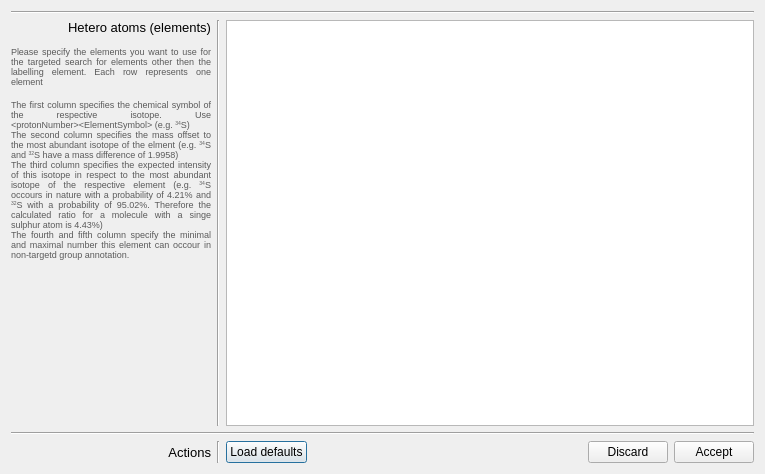
<?xml version="1.0" encoding="UTF-8"?>
<ui version="4.0">
 <class>Dialog</class>
 <widget class="QDialog" name="Dialog">
  <property name="geometry">
   <rect>
    <x>0</x>
    <y>0</y>
    <width>765</width>
    <height>474</height>
   </rect>
  </property>
  <property name="windowTitle">
   <string>Relationship configuration</string>
  </property>
  <property name="styleSheet">
   <string notr="true"/>
  </property>
  <layout class="QGridLayout" name="gridLayout">
   <item row="0" column="0">
    <layout class="QGridLayout" name="gridLayout_4">
     <item row="2" column="0">
      <layout class="QVBoxLayout" name="verticalLayout_2">
       <item>
        <widget class="QLabel" name="label_2">
         <property name="styleSheet">
          <string notr="true">font: 10pt;</string>
         </property>
         <property name="text">
          <string>Hetero atoms (elements)</string>
         </property>
         <property name="alignment">
          <set>Qt::AlignRight|Qt::AlignTrailing|Qt::AlignVCenter</set>
         </property>
        </widget>
       </item>
       <item>
        <spacer name="verticalSpacer_5">
         <property name="orientation">
          <enum>Qt::Vertical</enum>
         </property>
         <property name="sizeType">
          <enum>QSizePolicy::Fixed</enum>
         </property>
         <property name="sizeHint" stdset="0">
          <size>
           <width>0</width>
           <height>5</height>
          </size>
         </property>
        </spacer>
       </item>
       <item>
        <widget class="QLabel" name="help_2">
         <property name="sizePolicy">
          <sizepolicy hsizetype="Minimum" vsizetype="Minimum">
           <horstretch>0</horstretch>
           <verstretch>0</verstretch>
          </sizepolicy>
         </property>
         <property name="maximumSize">
          <size>
           <width>200</width>
           <height>16777215</height>
          </size>
         </property>
         <property name="styleSheet">
          <string notr="true">color: rgb(90, 90, 90);
font: 7pt;</string>
         </property>
         <property name="text">
          <string>&lt;html&gt;&lt;head/&gt;&lt;body&gt;&lt;p&gt;Please specify the elements you want to use for the targeted search for elements other then the labelling element. Each row represents one element&lt;/p&gt;&lt;p&gt;The first column specifies the chemical symbol of the respective isotope. Use &amp;lt;protonNumber&amp;gt;&amp;lt;ElementSymbol&amp;gt; (e.g. &lt;sup&gt;34&lt;/sup&gt;S)&lt;br/&gt;The second column specifies the mass offset to the most abundant isotope of the elment (e.g.  &lt;sup&gt;34&lt;/sup&gt;S and  &lt;sup&gt;32&lt;/sup&gt;S have a mass difference of 1.9958)&lt;br/&gt;The third column specifies the expected intensity of this isotope in respect to the most abundant isotope of the respective element (e.g.  &lt;sup&gt;34&lt;/sup&gt;S occours in nature with a probability of 4.21% and  &lt;sup&gt;32&lt;/sup&gt;S with a probability of 95.02%. Therefore the calculated ratio for a molecule with a singe sulphur atom is 4.43%)&lt;br/&gt;The fourth and fifth column specify the minimal and maximal number this element can occour in non-targetd group annotation. &lt;/p&gt;&lt;/body&gt;&lt;/html&gt;</string>
         </property>
         <property name="alignment">
          <set>Qt::AlignJustify|Qt::AlignVCenter</set>
         </property>
         <property name="wordWrap">
          <bool>true</bool>
         </property>
        </widget>
       </item>
       <item>
        <spacer name="verticalSpacer_2">
         <property name="orientation">
          <enum>Qt::Vertical</enum>
         </property>
         <property name="sizeHint" stdset="0">
          <size>
           <width>200</width>
           <height>0</height>
          </size>
         </property>
        </spacer>
       </item>
      </layout>
     </item>
     <item row="0" column="0" colspan="3">
      <widget class="Line" name="line">
       <property name="orientation">
        <enum>Qt::Horizontal</enum>
       </property>
      </widget>
     </item>
     <item row="4" column="2">
      <layout class="QHBoxLayout" name="horizontalLayout">
       <item>
        <widget class="QPushButton" name="loadDefaults">
         <property name="text">
          <string>Load defaults</string>
         </property>
        </widget>
       </item>
       <item>
        <spacer name="horizontalSpacer">
         <property name="orientation">
          <enum>Qt::Horizontal</enum>
         </property>
         <property name="sizeHint" stdset="0">
          <size>
           <width>40</width>
           <height>20</height>
          </size>
         </property>
        </spacer>
       </item>
       <item>
        <widget class="QPushButton" name="discardButton">
         <property name="text">
          <string>Discard</string>
         </property>
        </widget>
       </item>
       <item>
        <widget class="QPushButton" name="acceptButton">
         <property name="text">
          <string>Accept</string>
         </property>
        </widget>
       </item>
      </layout>
     </item>
     <item row="2" column="2">
      <widget class="QTableView" name="heteroAtoms">
       <property name="sortingEnabled">
        <bool>true</bool>
       </property>
      </widget>
     </item>
     <item row="3" column="0" colspan="3">
      <widget class="Line" name="line_4">
       <property name="orientation">
        <enum>Qt::Horizontal</enum>
       </property>
      </widget>
     </item>
     <item row="4" column="0">
      <layout class="QVBoxLayout" name="verticalLayout_3">
       <item>
        <widget class="QLabel" name="label_3">
         <property name="styleSheet">
          <string notr="true">font: 10pt;</string>
         </property>
         <property name="text">
          <string>Actions</string>
         </property>
         <property name="alignment">
          <set>Qt::AlignRight|Qt::AlignTrailing|Qt::AlignVCenter</set>
         </property>
        </widget>
       </item>
       <item>
        <spacer name="verticalSpacer_3">
         <property name="orientation">
          <enum>Qt::Vertical</enum>
         </property>
         <property name="sizeType">
          <enum>QSizePolicy::Minimum</enum>
         </property>
         <property name="sizeHint" stdset="0">
          <size>
           <width>0</width>
           <height>0</height>
          </size>
         </property>
        </spacer>
       </item>
      </layout>
     </item>
     <item row="4" column="1">
      <widget class="Line" name="line_5">
       <property name="orientation">
        <enum>Qt::Vertical</enum>
       </property>
      </widget>
     </item>
     <item row="2" column="1">
      <widget class="Line" name="line_6">
       <property name="orientation">
        <enum>Qt::Vertical</enum>
       </property>
      </widget>
     </item>
    </layout>
   </item>
  </layout>
 </widget>
 <resources/>
 <connections/>
</ui>
